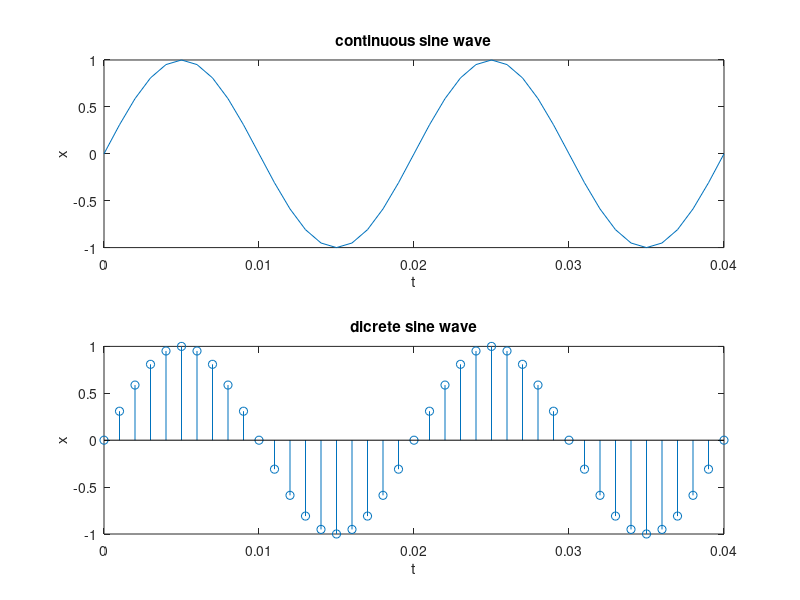

MATLAB code to generate this figure:
clear all
figure('name', 'Shravani sine wave exp1, Q1')
t=0:1/1000:0.04;
x=sin(2*pi*50*t);
subplot(2,1,1),
plot(t,x);
title('continuous sine wave') 
xlabel('t')
ylabel('x')
hold on;
subplot(2,1,2),
stem(t,x);
title('dicrete sine wave') 
xlabel('t')
ylabel('x')
